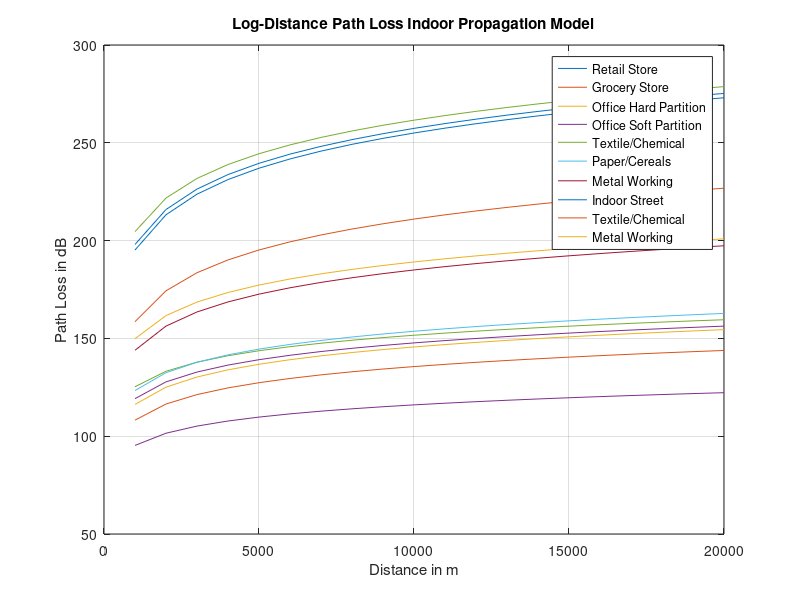

Here is the MATLAB script that generated this plot:
% Analysis of Log-distance path loss propagation model (w/ & w/o Shadow)
clc
close all;

with_shadowing = input("w/ Shadowing? ");
Fixed_Distance = input("Enter the reference distance: ");
Arbitrary_Distance = 1e3 : 1e3 : 20e3;
% Values must be between 1.6 to 6
Path_Loss_Exponent = rand(1,12)*(6-1.6) + 1.6;
Frequency = randi([900, 4000], 1,12);
Sigma = rand(1,12)*(15-3) + 3;
X = zeros(1,12);

for i = 1:12
    Lambda(i) = 3e8 / (Frequency(i) * 10 ^ 6);
    PL_D0(i) = 20 * log10((4 * pi * Fixed_Distance) / Lambda(i));
    if(with_shadowing)
        X(i) = Sigma(i) * randn(size(PL_D0(i)));  % X(i) = normrnd(0, Sigma(i);
    end
end
for i = 1:12
    for j = 1:20
        Path_Loss(i, j) = PL_D0(i) + 10 * Path_Loss_Exponent(i) * log10(Arbitrary_Distance(j) / Fixed_Distance)...
            + X(i);
    end
end

plot(Arbitrary_Distance, Path_Loss);
legend("Retail Store", "Grocery Store", "Office Hard Partition", "Office Soft Partition", "Textile/Chemical",...
    "Paper/Cereals", "Metal Working", "Indoor Street", "Textile/Chemical", "Metal Working");
xlabel("Distance in m");
ylabel("Path Loss in dB");
title("Log-Distance Path Loss Indoor Propagation Model");
grid on;
